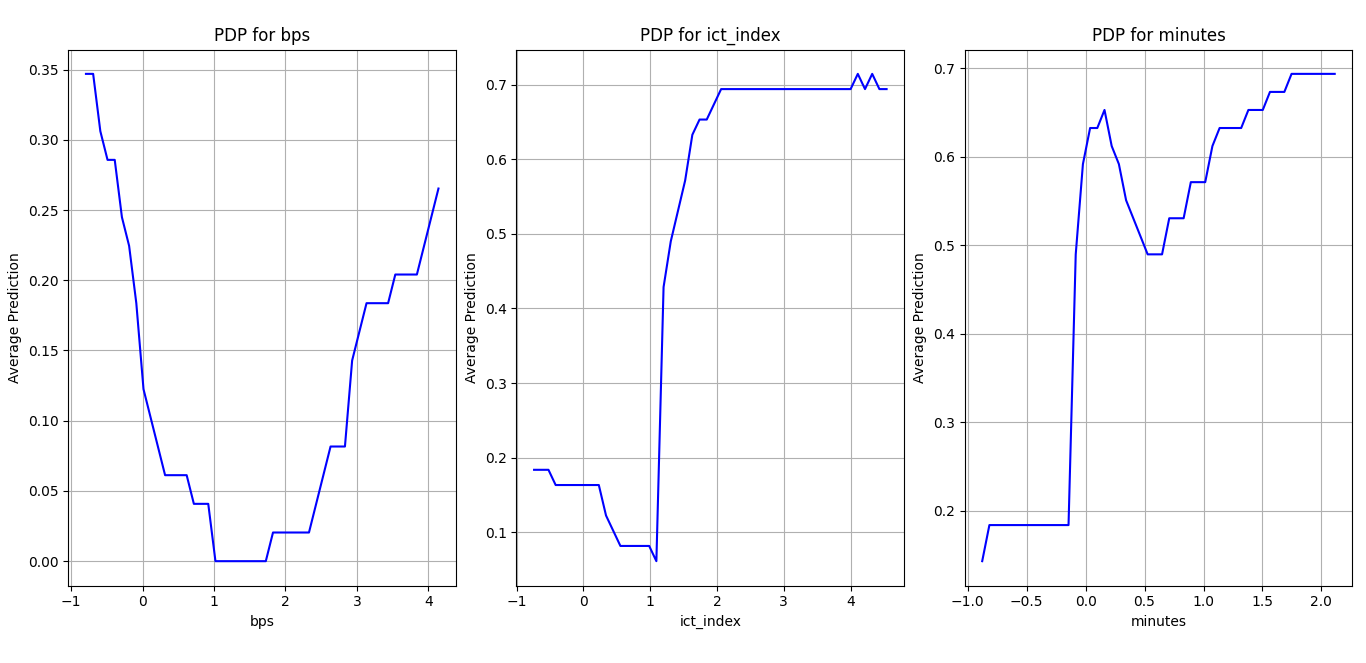

This figure's Python source:
import numpy as np
import pandas as pd
from sklearn.model_selection import train_test_split
from sklearn.preprocessing import StandardScaler, LabelEncoder
from sklearn.metrics import accuracy_score, classification_report, roc_auc_score, confusion_matrix
import matplotlib.pyplot as plt
import seaborn as sns
import optuna
import joblib
from datetime import datetime
import json

# Try to import pennylane - if it fails, provide installation instructions
try:
    import pennylane as qml
    from pennylane import numpy as qnp
    from pennylane.templates import AngleEmbedding, StronglyEntanglingLayers
except ImportError as e:
    print("PennyLane packages are required for this script.")
    print("Please ensure PennyLane is installed correctly in your Python environment.")
    print("You can try installing them using: pip install pennylane")
    print(f"The specific import error was: {e}")
    exit(1)

# Set random seed
np.random.seed(42)

# Load dataset
data = pd.read_csv("Models/fpl_players.csv")

# Preprocessing
data.dropna(inplace=True)

# Encode categorical features
label_encoders = {}
categorical_features = data.select_dtypes(include=['object']).columns
for col in categorical_features:
    le = LabelEncoder()
    data[col] = le.fit_transform(data[col])
    label_encoders[col] = le

# Convert total_points into binary classification (above/below median)
median_points = data['total_points'].median()
data['high_performer'] = (data['total_points'] >= median_points).astype(int)

# Due to quantum computing limitations, we need to select a subset of important features
selected_features = ['bps', 'ict_index','minutes']
target = 'high_performer'

X = data[selected_features]
y = data[target]

# Standardize numerical features
scaler = StandardScaler()
X_scaled = scaler.fit_transform(X)

# Sample a smaller dataset due to quantum simulation limitations
sample_size = min(70, len(X_scaled))
indices = np.random.choice(len(X_scaled), sample_size, replace=False)
X_sampled = X_scaled[indices]
y_sampled = y.iloc[indices].values

# Split dataset
X_train, X_test, y_train, y_test = train_test_split(X_sampled, y_sampled, test_size=0.3, random_state=42)

# Define the QuantumClassifier class
class QuantumClassifier:
    def __init__(self, feature_dim, n_layers, learning_rate=0.01, n_epochs=30):
        self.feature_dim = feature_dim
        self.n_layers = n_layers
        self.learning_rate = learning_rate
        self.n_epochs = n_epochs
        self.weights = None
        self.quantum_model = self._create_quantum_model()
        
    def _create_quantum_model(self):
        dev = qml.device("default.qubit", wires=self.feature_dim)
        
        @qml.qnode(dev)
        def quantum_circuit(inputs, weights):
            AngleEmbedding(inputs, wires=range(self.feature_dim))
            StronglyEntanglingLayers(weights, wires=range(self.feature_dim))
            return [qml.expval(qml.PauliZ(wires=i)) for i in range(self.feature_dim)]
        
        return quantum_circuit
    
    def _compute_prediction(self, x, weights):
        quantum_output = self.quantum_model(x, weights)
        return float(np.mean(quantum_output) > 0)
    
    def fit(self, X, y):
        weight_shape = qml.StronglyEntanglingLayers.shape(n_layers=self.n_layers, n_wires=self.feature_dim)
        self.weights = np.random.randn(*weight_shape)
        
        optimizer = qml.GradientDescentOptimizer(self.learning_rate)
        
        def cost_fn(weights):
            predictions = np.array([self._compute_prediction(x, weights) for x in X])
            return np.mean((predictions - y) ** 2)
        
        # Training loop
        for epoch in range(self.n_epochs):
            self.weights = optimizer.step(cost_fn, self.weights)
            if epoch % 5 == 0:
                cost = cost_fn(self.weights)
                print(f"Epoch {epoch}: Cost = {cost:.4f}")
    
    def predict(self, X):
        if self.weights is None:
            raise ValueError("Model must be trained before prediction")
        return np.array([self._compute_prediction(x, self.weights) for x in X])

# Function to compute PDP for a single feature
def plot_pdp(model, X_train, feature_idx, feature_name, ax, n_points=50):
    """
    Plot Partial Dependence Plot (PDP) for a given feature.

    Parameters:
    model: Trained model (QuantumClassifier)
    X_train: The training data
    feature_idx: The index of the feature to analyze
    feature_name: The name of the feature to analyze
    ax: The axis to plot on (for grid layout)
    n_points: The number of points to sample for PDP plot
    """
    
    # Create an array of values for the feature of interest
    feature_values = np.linspace(X_train[:, feature_idx].min(), X_train[:, feature_idx].max(), n_points)
    
    # Create an array to hold the predicted values for each feature value
    predictions = np.zeros(n_points)
    
    # For each value in the feature_values array, calculate the prediction
    for i, value in enumerate(feature_values):
        X_temp = X_train.copy()
        X_temp[:, feature_idx] = value  # Set the feature of interest to the current value
        predictions[i] = np.mean(model.predict(X_temp))  # Average over the predictions
    
    # Plotting the PDP
    ax.plot(feature_values, predictions, color='blue')
    ax.set_title(f'PDP for {feature_name}')
    ax.set_xlabel(feature_name)
    ax.set_ylabel('Average Prediction')
    ax.grid(True)

# Train the model
final_model = QuantumClassifier(feature_dim=X_train.shape[1], n_layers=2, learning_rate=0.01, n_epochs=30)
final_model.fit(X_train, y_train)

# Set up grid for PDP plots
features = ['bps', 'ict_index', 'minutes']
n_features = len(features)

# Create a grid of subplots
fig, axes = plt.subplots(1, n_features, figsize=(15, 5))

# Plot PDPs for each feature
for i, feature in enumerate(features):
    plot_pdp(final_model, X_train, feature_idx=i, feature_name=feature, ax=axes[i])

# Adjust layout and display
plt.tight_layout()
plt.show()
